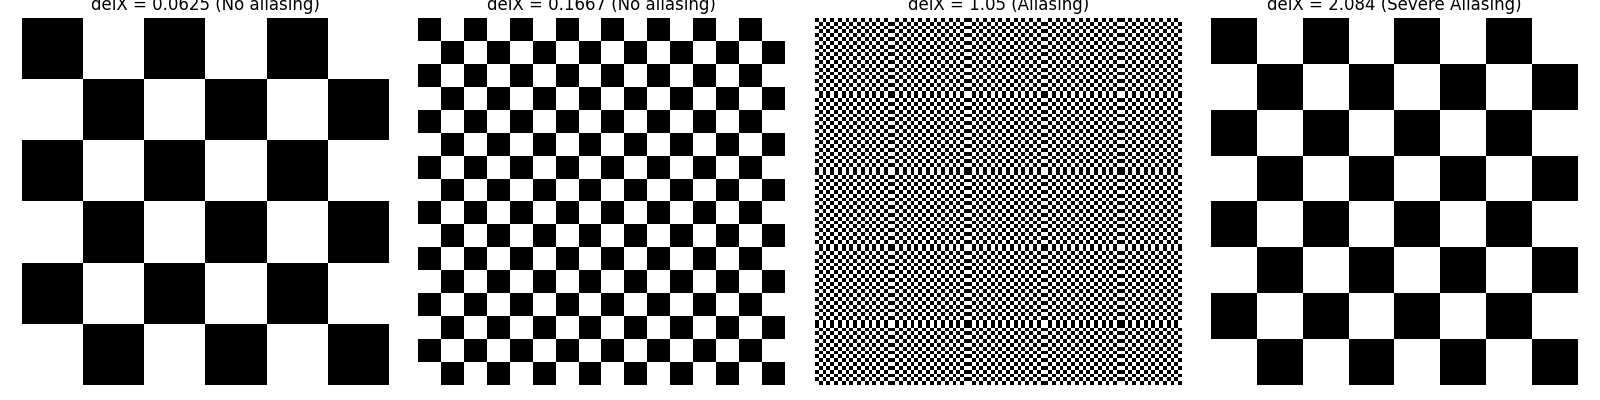

The script that saved this image:

import sys
import os
import numpy as np
import matplotlib.pyplot as plt
from skimage.io import imsave
from libDIP.checkerimage import checkerimage

print("Running Figure418 (Aliasing with Checkerboard)...")

# Parameters
M = 96

# Generate images
# g1=checkerimage(0.0625,96);
g1 = checkerimage(0.0625, M)

# g2=checkerimage(0.1667,96);
g2 = checkerimage(0.1667, M)

# g3=checkerimage(1.05,96);
g3 = checkerimage(1.05, M)

# g4=checkerimage(2.084,96);
g4 = checkerimage(2.084, M)

# Save images (using 'tif' as in MATLAB script, or 'png' for easy viewing?
# MATLAB: imwrite(..., 'Fig4.18...tif')
# I will save as .tif to match, but also display/save a composite png.

# Note: Images are 0/1 binary. imsave expects appropriate type or converts.
# We should convert to uint8 (0, 255) for standard TIFF compatibility.

g1_u8 = (g1 * 255).astype(np.uint8)
g2_u8 = (g2 * 255).astype(np.uint8)
g3_u8 = (g3 * 255).astype(np.uint8)
g4_u8 = (g4 * 255).astype(np.uint8)

# Display composite
fig, axes = plt.subplots(1, 4, figsize=(16, 4))
axes = axes.flatten()

axes[0].imshow(g1, cmap='gray')
axes[0].set_title('delX = 0.0625 (No aliasing)')
axes[0].axis('off')

axes[1].imshow(g2, cmap='gray')
axes[1].set_title('delX = 0.1667 (No aliasing)')
axes[1].axis('off')

axes[2].imshow(g3, cmap='gray')
axes[2].set_title('delX = 1.05 (Aliasing)')
axes[2].axis('off')

axes[3].imshow(g4, cmap='gray')
axes[3].set_title('delX = 2.084 (Severe Aliasing)')
axes[3].axis('off')

plt.tight_layout()
plt.savefig('Figure418.png')
print("Saved Figure418.png and component TIFs.")
plt.show()
